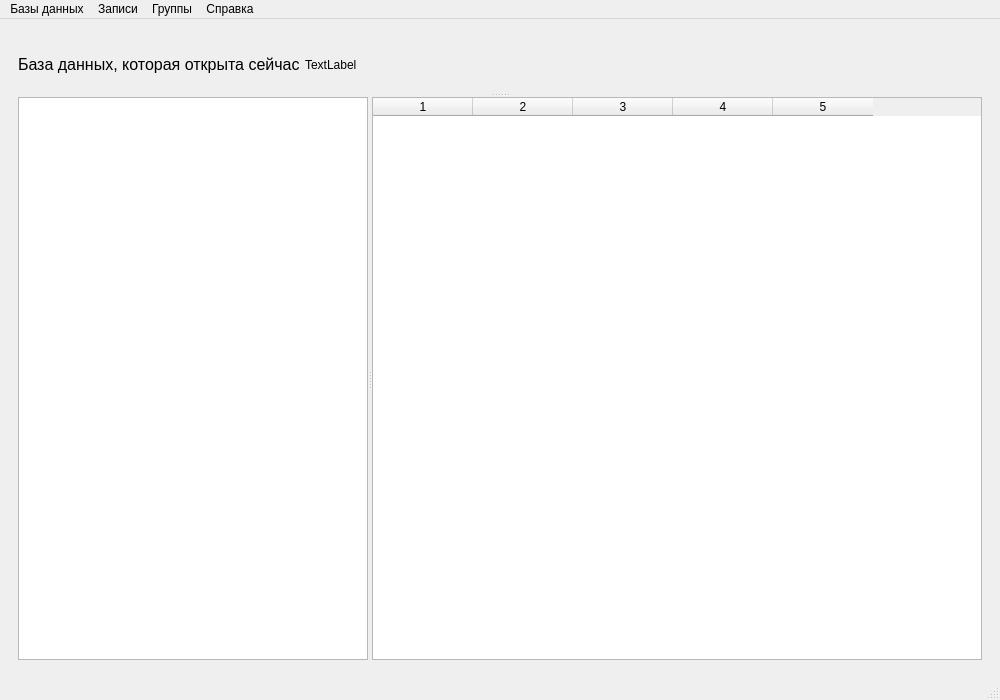
<?xml version="1.0" encoding="UTF-8"?>
<ui version="4.0">
 <class>MainWindow</class>
 <widget class="QMainWindow" name="MainWindow">
  <property name="geometry">
   <rect>
    <x>0</x>
    <y>0</y>
    <width>1000</width>
    <height>700</height>
   </rect>
  </property>
  <property name="windowTitle">
   <string>PasswordManager</string>
  </property>
  <property name="windowIcon">
   <iconset resource="../toolBarImages.qrc">
    <normaloff>:/Images/ApplicationIcon.jpg</normaloff>:/Images/ApplicationIcon.jpg</iconset>
  </property>
  <widget class="QWidget" name="centralwidget">
   <layout class="QVBoxLayout" name="verticalLayout_2">
    <item>
     <widget class="QStackedWidget" name="stackedWidget">
      <property name="currentIndex">
       <number>0</number>
      </property>
      <widget class="QWidget" name="pageBaseView">
       <layout class="QVBoxLayout" name="verticalLayout">
        <item>
         <widget class="QSplitter" name="splitter_2">
          <property name="orientation">
           <enum>Qt::Vertical</enum>
          </property>
          <widget class="QWidget" name="layoutWidget">
           <layout class="QHBoxLayout" name="horizontalLayout">
            <item>
             <widget class="QLabel" name="label">
              <property name="maximumSize">
               <size>
                <width>281</width>
                <height>21</height>
               </size>
              </property>
              <property name="text">
               <string>&lt;html&gt;&lt;head/&gt;&lt;body&gt;&lt;p&gt;&lt;span style=&quot; font-size:12pt;&quot;&gt;База данных, которая открыта сейчас:&lt;/span&gt;&lt;/p&gt;&lt;/body&gt;&lt;/html&gt;</string>
              </property>
             </widget>
            </item>
            <item>
             <widget class="QLabel" name="baseName">
              <property name="text">
               <string>TextLabel</string>
              </property>
              <property name="alignment">
               <set>Qt::AlignLeading|Qt::AlignLeft|Qt::AlignVCenter</set>
              </property>
             </widget>
            </item>
           </layout>
          </widget>
          <widget class="QSplitter" name="splitter">
           <property name="orientation">
            <enum>Qt::Horizontal</enum>
           </property>
           <widget class="QListWidget" name="groupListWidget">
            <property name="maximumSize">
             <size>
              <width>350</width>
              <height>16777215</height>
             </size>
            </property>
           </widget>
           <widget class="QTableWidget" name="notesTableWidget">
            <property name="minimumSize">
             <size>
              <width>600</width>
              <height>500</height>
             </size>
            </property>
            <property name="editTriggers">
             <set>QAbstractItemView::NoEditTriggers</set>
            </property>
            <property name="selectionMode">
             <enum>QAbstractItemView::ContiguousSelection</enum>
            </property>
            <property name="selectionBehavior">
             <enum>QAbstractItemView::SelectRows</enum>
            </property>
            <property name="columnCount">
             <number>5</number>
            </property>
            <attribute name="horizontalHeaderCascadingSectionResizes">
             <bool>false</bool>
            </attribute>
            <column/>
            <column/>
            <column/>
            <column/>
            <column/>
           </widget>
          </widget>
         </widget>
        </item>
       </layout>
      </widget>
     </widget>
    </item>
   </layout>
  </widget>
  <widget class="QMenuBar" name="menubar">
   <property name="geometry">
    <rect>
     <x>0</x>
     <y>0</y>
     <width>1000</width>
     <height>21</height>
    </rect>
   </property>
   <widget class="QMenu" name="menuBase">
    <property name="title">
     <string>Базы данных</string>
    </property>
    <addaction name="actionCreateDatabase"/>
    <addaction name="actionChooseUnlockingBase"/>
    <addaction name="separator"/>
    <addaction name="actionChangeDatabase"/>
    <addaction name="separator"/>
    <addaction name="actionQuit"/>
   </widget>
   <widget class="QMenu" name="menuEntries">
    <property name="title">
     <string>Записи</string>
    </property>
    <addaction name="actionCreateNewNote"/>
    <addaction name="actionChangeNote"/>
    <addaction name="actionDeleteNote"/>
    <addaction name="separator"/>
    <addaction name="actionCopyUsername"/>
    <addaction name="actionCopyPassword"/>
   </widget>
   <widget class="QMenu" name="menu_3">
    <property name="title">
     <string>Группы</string>
    </property>
    <addaction name="actionCreateGroup"/>
    <addaction name="actionChangeGroup"/>
    <addaction name="actionDeleteGroup"/>
    <addaction name="separator"/>
    <addaction name="actionSort"/>
   </widget>
   <widget class="QMenu" name="menu_4">
    <property name="title">
     <string>Справка</string>
    </property>
    <addaction name="actionAboutProgram"/>
   </widget>
   <addaction name="menuBase"/>
   <addaction name="menuEntries"/>
   <addaction name="menu_3"/>
   <addaction name="menu_4"/>
  </widget>
  <widget class="QStatusBar" name="statusbar"/>
  <action name="actionCreateDatabase">
   <property name="text">
    <string>Заблокировать эту базу данных и создать новую</string>
   </property>
  </action>
  <action name="actionChooseUnlockingBase">
   <property name="text">
    <string>Заблокировать базу данных и открыть другую</string>
   </property>
  </action>
  <action name="actionCreateNewNote">
   <property name="text">
    <string>Создать запись</string>
   </property>
  </action>
  <action name="actionChangeNote">
   <property name="text">
    <string>Изменить запись</string>
   </property>
  </action>
  <action name="actionDeleteNote">
   <property name="text">
    <string>Удалить запись</string>
   </property>
  </action>
  <action name="actionCopyUsername">
   <property name="text">
    <string>Скопировать логин</string>
   </property>
   <property name="shortcut">
    <string>Ctrl+B</string>
   </property>
   <property name="shortcutContext">
    <enum>Qt::WindowShortcut</enum>
   </property>
  </action>
  <action name="actionCopyPassword">
   <property name="text">
    <string>Скопировать пароль</string>
   </property>
   <property name="shortcut">
    <string>Ctrl+C</string>
   </property>
  </action>
  <action name="actionRecentBases">
   <property name="text">
    <string>Недавние базы данных</string>
   </property>
  </action>
  <action name="action_14">
   <property name="text">
    <string>Сохранить базу данных</string>
   </property>
  </action>
  <action name="actionLockDatabase">
   <property name="text">
    <string>Закрыть базу данных</string>
   </property>
  </action>
  <action name="actionLockDatabase_2">
   <property name="text">
    <string>//Заблокировать базу данных//</string>
   </property>
  </action>
  <action name="actionQuit">
   <property name="text">
    <string>Закрыть приложение</string>
   </property>
  </action>
  <action name="actionCreateGroup">
   <property name="text">
    <string>Создать группу</string>
   </property>
  </action>
  <action name="actionChangeGroup">
   <property name="text">
    <string>Изменить группу</string>
   </property>
  </action>
  <action name="actionDeleteGroup">
   <property name="text">
    <string>Удалить группу</string>
   </property>
  </action>
  <action name="actionSort">
   <property name="text">
    <string>Сортировать А-Я</string>
   </property>
  </action>
  <action name="actionAboutProgram">
   <property name="text">
    <string>О программе</string>
   </property>
  </action>
  <action name="actionChangeDatabase">
   <property name="text">
    <string>Изменить базу данных</string>
   </property>
  </action>
 </widget>
 <resources>
  <include location="../toolBarImages.qrc"/>
 </resources>
 <connections/>
</ui>
